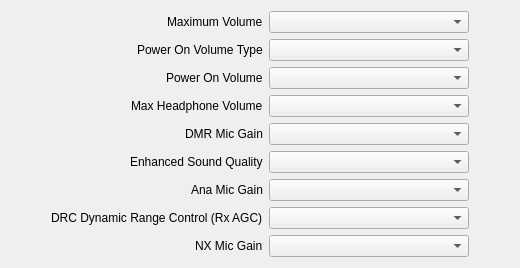
     <widget class="QWidget" name="audioTab">
      <attribute name="title">
       <string>Volume/Audio</string>
      </attribute>
      <layout class="QHBoxLayout" name="horizontalLayout_26">
       <item>
        <spacer name="horizontalSpacer_28">
         <property name="orientation">
          <enum>Qt::Orientation::Horizontal</enum>
         </property>
         <property name="sizeHint" stdset="0">
          <size>
           <width>40</width>
           <height>20</height>
          </size>
         </property>
        </spacer>
       </item>
       <item>
        <layout class="QFormLayout" name="formLayout_19">
         <property name="labelAlignment">
          <set>Qt::AlignmentFlag::AlignRight|Qt::AlignmentFlag::AlignTrailing|Qt::AlignmentFlag::AlignVCenter</set>
         </property>
         <item row="0" column="0">
          <widget class="QLabel" name="label_171">
           <property name="text">
            <string>Maximum Volume</string>
           </property>
          </widget>
         </item>
         <item row="3" column="0">
          <widget class="QLabel" name="label_172">
           <property name="text">
            <string>Max Headphone Volume</string>
           </property>
          </widget>
         </item>
         <item row="4" column="0">
          <widget class="QLabel" name="label_173">
           <property name="text">
            <string>DMR Mic Gain</string>
           </property>
          </widget>
         </item>
         <item row="5" column="0">
          <widget class="QLabel" name="label_174">
           <property name="text">
            <string>Enhanced Sound Quality</string>
           </property>
          </widget>
         </item>
         <item row="6" column="0">
          <widget class="QLabel" name="label_175">
           <property name="text">
            <string>Ana Mic Gain</string>
           </property>
          </widget>
         </item>
         <item row="0" column="1">
          <widget class="QComboBox" name="maxVolumeCmbx">
           <property name="minimumSize">
            <size>
             <width>200</width>
             <height>0</height>
            </size>
           </property>
          </widget>
         </item>
         <item row="3" column="1">
          <widget class="QComboBox" name="maxHeadphoneVolumeCmbx"/>
         </item>
         <item row="5" column="1">
          <widget class="QComboBox" name="enhancedSoundQualityCmbx"/>
         </item>
         <item row="4" column="1">
          <widget class="QComboBox" name="digiMicGainCmbx"/>
         </item>
         <item row="6" column="1">
          <widget class="QComboBox" name="analogMicGainCmbx"/>
         </item>
         <item row="1" column="0">
          <widget class="QLabel" name="label_226">
           <property name="text">
            <string>Power On Volume Type</string>
           </property>
          </widget>
         </item>
         <item row="2" column="0">
          <widget class="QLabel" name="label_227">
           <property name="text">
            <string>Power On Volume</string>
           </property>
          </widget>
         </item>
         <item row="1" column="1">
          <widget class="QComboBox" name="powerOnVolumeType"/>
         </item>
         <item row="2" column="1">
          <widget class="QComboBox" name="powerOnVolumeCmbx"/>
         </item>
         <item row="7" column="0">
          <widget class="QLabel" name="label_228">
           <property name="text">
            <string>DRC Dynamic Range Control (Rx AGC)</string>
           </property>
          </widget>
         </item>
         <item row="8" column="0">
          <widget class="QLabel" name="label_229">
           <property name="text">
            <string>NX Mic Gain</string>
           </property>
          </widget>
         </item>
         <item row="7" column="1">
          <widget class="QComboBox" name="rxAgcCmbx"/>
         </item>
         <item row="8" column="1">
          <widget class="QComboBox" name="nxMicGainCmbx"/>
         </item>
        </layout>
       </item>
       <item>
        <spacer name="horizontalSpacer_29">
         <property name="orientation">
          <enum>Qt::Orientation::Horizontal</enum>
         </property>
         <property name="sizeHint" stdset="0">
          <size>
           <width>40</width>
           <height>20</height>
          </size>
         </property>
        </spacer>
       </item>
      </layout>
     </widget>
